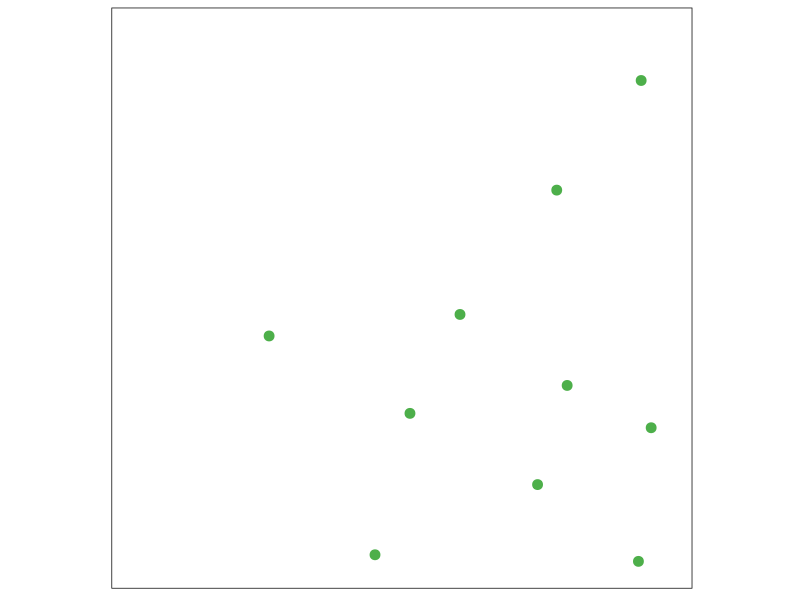
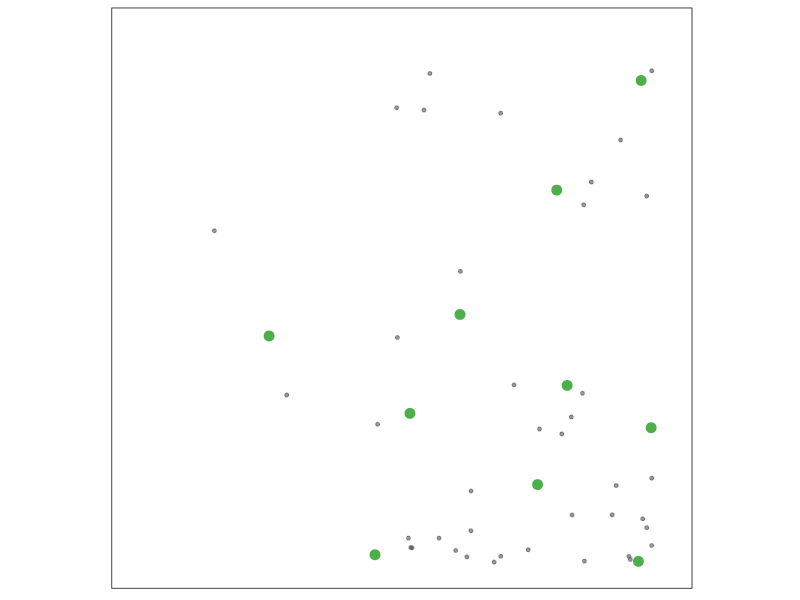
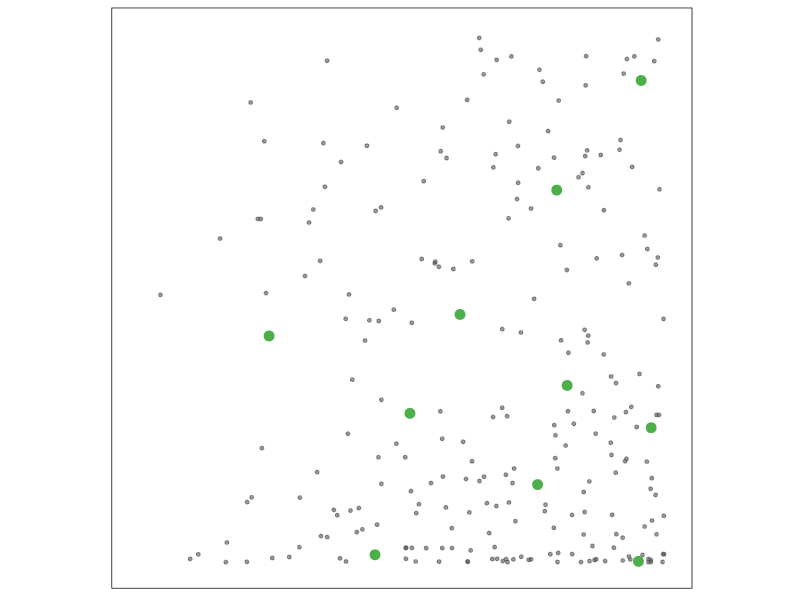
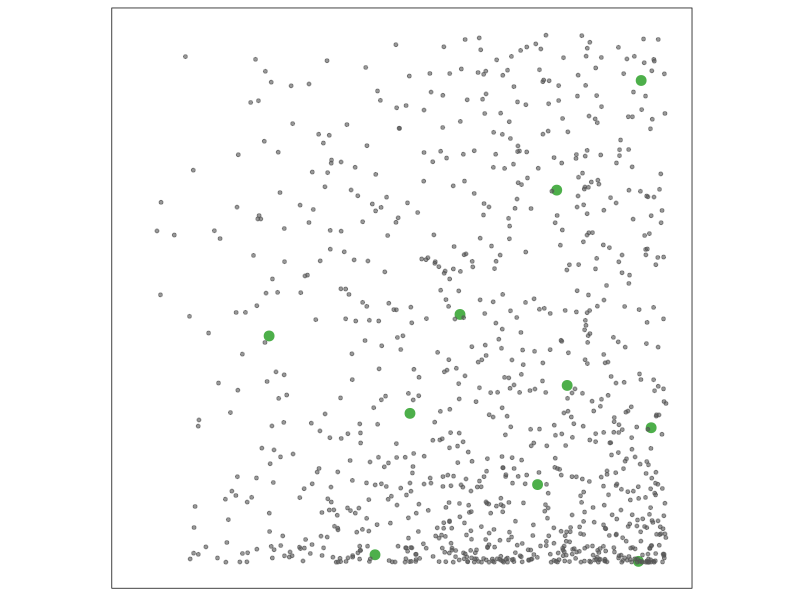

Write R code to recreate these figures, in order.
library(sf)
library(tidyverse)
library(glue)
library(units)


# detection-nondetection.png ----

set.seed(1)

# generate random points
grid_size <- 0.125
pts <- data.frame(x = runif(1000, 0, 1) %>% sqrt(),
                  y = runif(1000, 0, 1)^2) %>%
  mutate(obs = c(rep("detection", 10), rep("non-detection", 990)) %>%
           factor(levels = c("detection", "non-detection")),
         x_grid = x %/% grid_size,
         y_grid = y %/% grid_size,
         grid_cell = paste(x_grid, y_grid, sep = "-"))

# only detections
pts_detections <- filter(pts, obs == "detection")
gg_detections <- ggplot(pts_detections) +
  aes(x = x, y, color = obs, size = obs) +
  geom_point(show.legend = FALSE) +
  scale_color_manual(values = c("#4daf4a", "#55555599")) +
  scale_size_discrete(range = c(3, 1)) +
  labs(x = NULL, y = NULL) +
  coord_fixed(xlim = c(0, 1), ylim = c(0, 1)) +
  theme_minimal() +
  theme(axis.text = element_blank(),
        panel.background = element_rect(),
        panel.grid = element_blank())

# high frequency
pts_high <- pts %>%
  filter(obs == "non-detection") %>%
  slice_sample(n = 40) %>%
  bind_rows(pts_detections)
gg_high <- ggplot(pts_high) +
  aes(x = x, y, color = obs, size = obs) +
  geom_point(show.legend = FALSE) +
  scale_color_manual(values = c("#4daf4a", "#55555599")) +
  scale_size_discrete(range = c(3, 1)) +
  labs(x = NULL, y = NULL) +
  coord_fixed(xlim = c(0, 1), ylim = c(0, 1)) +
  theme_minimal() +
  theme(axis.text = element_blank(),
        panel.background = element_rect(),
        panel.grid = element_blank())

# medium frequency
pts_medium <- pts %>%
  filter(obs == "non-detection") %>%
  slice_sample(n = 240) %>%
  bind_rows(pts_detections)
gg_medium <- ggplot(pts_medium) +
  aes(x = x, y, color = obs, size = obs) +
  geom_point(show.legend = FALSE) +
  scale_color_manual(values = c("#4daf4a", "#55555599")) +
  scale_size_discrete(range = c(3, 1)) +
  labs(x = NULL, y = NULL) +
  coord_fixed(xlim = c(0, 1), ylim = c(0, 1)) +
  theme_minimal() +
  theme(axis.text = element_blank(),
        panel.background = element_rect(),
        panel.grid = element_blank())

# low frequency
gg_low <- ggplot(pts) +
  aes(x = x, y, color = obs, size = obs) +
  geom_point(show.legend = FALSE) +
  scale_color_manual(values = c("#4daf4a", "#55555599")) +
  scale_size_discrete(range = c(3, 1)) +
  labs(x = NULL, y = NULL) +
  coord_fixed(xlim = c(0, 1), ylim = c(0, 1)) +
  theme_minimal() +
  theme(axis.text = element_blank(),
        panel.background = element_rect(),
        panel.grid = element_blank())
ggsave("images/detection-nondetection_detections.png", gg_detections,
       width = 200, height = 200, units = "px",
       scale = 7, bg = "white")
ggsave("images/detection-nondetection_high.png", gg_high,
       width = 200, height = 200, units = "px",
       scale = 7, bg = "white")
ggsave("images/detection-nondetection_medium.png", gg_medium,
       width = 200, height = 200, units = "px",
       scale = 7, bg = "white")
ggsave("images/detection-nondetection_low.png", gg_low,
       width = 200, height = 200, units = "px",
       scale = 7, bg = "white")
